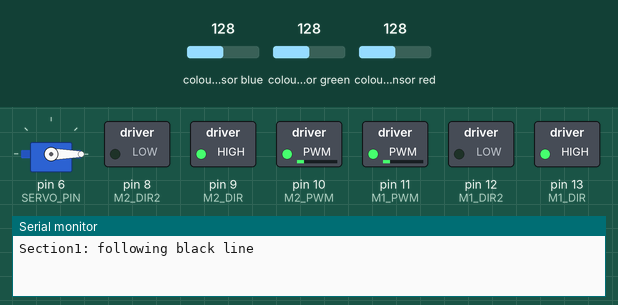
Bench run of a sketch on a simulated Arduino Uno, built with avr-gcc and run on an emulated ATmega328P. Shown: servo, switched loads named in the sketch (green lamp = pin HIGH), the last lines printed to the serial monitor. Wiring (inferred from the names in the program): TCS3200 colour sensor: output A1; S2 pin 4; S3 pin 7; S0 pin 2; S1 pin 3. The test bench sets the inputs (shaded band); at power-on: colour sensor blue 128, colour sensor red 128, colour sensor green 128. Pins used as bus, display or sensor lines are not drawn.

Above: at 0.86 s.
0.9 s: colour sensor blue set to 123
At 2.1 s:
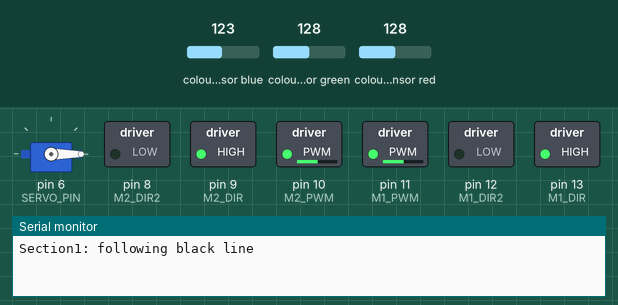
2.4 s: colour sensor red set to 5
At 4.3 s:
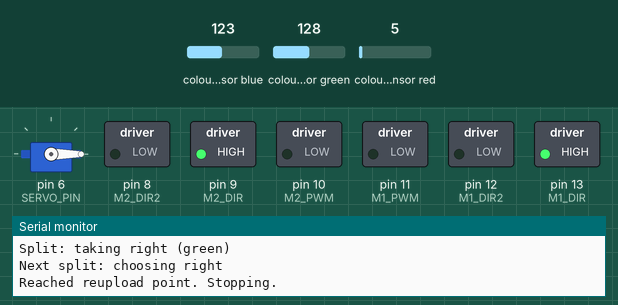
Timing chart, 0 to 5.8 s (numbered marks = the images above; inputs shaded):
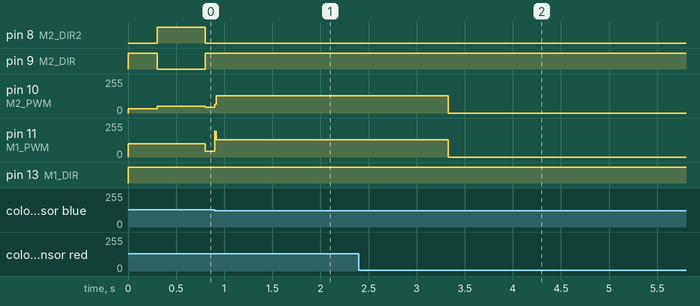

Measured:
- the behaviour switches between 128 and 127 on colour sensor blue (found by bisection; images 0 and 1)
- after the input at 0.9 s, pin 10 (M2_PWM), pin 11 (M1_PWM): 43/255 → 130/255 at once
- after the input at 2.4 s, pin 10 (M2_PWM), pin 11 (M1_PWM): 130/255 → 0/255 after 0.93 s

The sketch:

section1_reupload.ino
```cpp
// section1_reupload.ino
// Arduino sketch for Section 1 (after first reupload) - RTOS version
// Behavior: follow black line -> when it splits take right (green) -> PID follow green
// detect blue -> turn right 90, pick up box -> turn 180, place box on blue square -> turn 180
// when splits choose right path -> follow (turning) using PID -> stop at reupload point

#include <Arduino_FreeRTOS.h>
#include <semphr.h>
#include <Servo.h>

// Pin configuration (updated)
const int COLOR_OUT = A1;
const int S0_PIN = 2; const int S1_PIN = 3; const int S2_PIN = 4; const int S3_PIN = 7;

const int M1_PWM = 11; const int M1_DIR = 13; const int M1_DIR2 = 12;
const int M2_PWM = 10; const int M2_DIR = 9;  const int M2_DIR2 = 8;
const int SERVO_PIN = 6;

Servo gripper;

// PID params
float Kp = 0.9; float Ki = 0.0; float Kd = 0.12;
int baseSpeed = 130; int maxSpeed = 220;

// timing (tune per hardware)
const unsigned long TURN_90_MS = 400;
const unsigned long TURN_180_MS = 800;
const int APPROACH_MS = 600;

// Color calibration: Black R:140 G:150 B:129 | White R:14 G:15 B:12 | Green R:78 G:37 B:60 | Red R:20 G:90 B:67
int blackThreshold = 100; int whiteThreshold = 40;
int greenRedMaxB = 70; // Blue channel threshold to distinguish green/red from black

// PID state (volatile for RTOS)
volatile float lastError = 0;
volatile float integral = 0;
volatile unsigned long lastTime = 0;
volatile int lastDrift = 0; // -1 = drifted left, +1 = drifted right (for search)

// Shared sensor data (protected by mutex)
volatile float lineError = 0;
volatile bool blueDetected = false;
volatile bool greenDetected = false;
volatile bool redDetected = false;
volatile bool lineValid = true;

// Mission state
enum MissionState { FOLLOW_BLACK, TAKE_RIGHT, FOLLOW_GREEN, BLUE_PICKUP, WAIT_REUPLOAD };
volatile MissionState missionState = FOLLOW_BLACK;
volatile int splitCount = 0;

// FreeRTOS handles
SemaphoreHandle_t sensorMutex;
TaskHandle_t sensorTaskHandle;
TaskHandle_t pidTaskHandle;
TaskHandle_t missionTaskHandle;

void setMotors(int left, int right) {
  if (left >= 0) { digitalWrite(M1_DIR, HIGH); digitalWrite(M1_DIR2, LOW); analogWrite(M1_PWM, constrain(left,0,maxSpeed)); }
  else { digitalWrite(M1_DIR, LOW); digitalWrite(M1_DIR2, HIGH); analogWrite(M1_PWM, constrain(-left,0,maxSpeed)); }
  if (right >= 0) { digitalWrite(M2_DIR, HIGH); digitalWrite(M2_DIR2, LOW); analogWrite(M2_PWM, constrain(right,0,maxSpeed)); }
  else { digitalWrite(M2_DIR, LOW); digitalWrite(M2_DIR2, HIGH); analogWrite(M2_PWM, constrain(-right,0,maxSpeed)); }
}

int pidCompute(float error) {
  unsigned long now = millis(); float dt = (now - lastTime)/1000.0; if(lastTime==0) dt = 0.01; lastTime = now;
  if(error==1000){ integral=0; return 0; }
  float e = error; integral += e*dt; float derivative = (e-lastError)/max(dt,0.0001f); lastError = e;
  float out = Kp*e + Ki*integral + Kd*derivative; int steer = (int)constrain(out*60.0, -200, 200); return steer;
}

unsigned long readColorFreq(int s2, int s3) {
  digitalWrite(S2_PIN, s2);
  digitalWrite(S3_PIN, s3);
  vTaskDelay(pdMS_TO_TICKS(10));
  unsigned long duration = pulseIn(COLOR_OUT, LOW, 30000);
  if (duration == 0) return 30000;
  return duration;
}

bool detectBlue() {
  unsigned long r = readColorFreq(LOW, LOW);
  unsigned long g = readColorFreq(HIGH, HIGH);
  unsigned long b = readColorFreq(LOW, HIGH);
  // Blue: B is lowest (strongest), with R and G higher
  return (b < r && b < g && b < 50 && r > 60 && g > 50);
}

bool isOnBlack(unsigned long r, unsigned long g, unsigned long b) {
  return (r > blackThreshold && g > blackThreshold && b > blackThreshold);
}

bool isOnWhite(unsigned long r, unsigned long g, unsigned long b) {
  return (r < whiteThreshold && g < whiteThreshold && b < whiteThreshold);
}

bool detectGreen(unsigned long r, unsigned long g, unsigned long b) {
  // Green: G is low (strong green), R medium, B medium
  return (g < 50 && g < r && g < b && r > 60 && b < greenRedMaxB && b > 40);
}

bool detectRed(unsigned long r, unsigned long g, unsigned long b) {
  // Red: R is low (strong red), G high (weak), B medium
  return (r < 40 && g > 70 && b > 50 && b < 80);
}

void turnInPlace(int dir, unsigned long ms){ int t=150; if(dir>0) setMotors(t,-t); else setMotors(-t,t); vTaskDelay(pdMS_TO_TICKS(ms)); setMotors(0,0); }
void turnRight90(){ turnInPlace(+1, TURN_90_MS); }
void turn180(){ turnInPlace(+1, TURN_180_MS); }

void pickupBox(){ setMotors(baseSpeed/2, baseSpeed/2); vTaskDelay(pdMS_TO_TICKS(APPROACH_MS)); setMotors(0,0); gripper.write(11); vTaskDelay(pdMS_TO_TICKS(400)); } // close to 11 for pickup
void placeBox(){ gripper.write(0); vTaskDelay(pdMS_TO_TICKS(400)); } // open to 0

// ===== RTOS TASKS =====

// High-priority: read color sensor for line following at ~50Hz
void TaskSensorRead(void *pvParameters) {
  (void) pvParameters;
  TickType_t xLastWakeTime = xTaskGetTickCount();
  static float prevR = 0, prevG = 0, prevB = 0;

  for (;;) {
    unsigned long r = readColorFreq(LOW, LOW);   // Red
    unsigned long g = readColorFreq(HIGH, HIGH); // Green
    unsigned long b = readColorFreq(LOW, HIGH);  // Blue

    float err = 0;
    bool valid = true;
    bool green = false, red = false, blue = false;

    // Check for special colors first
    if (detectBlue()) { blue = true; }
    else if (detectGreen(r, g, b)) { green = true; }
    else if (detectRed(r, g, b)) { red = true; }
    else if (isOnBlack(r, g, b)) {
      // On black line - centered
      err = 0;
      valid = true;
    } else if (isOnWhite(r, g, b)) {
      // Lost line - use last drift direction
      err = lastDrift * 2.0;
      valid = false;
    } else {
      // Transitioning - calculate proportional error
      float avgNow = (r + g + b) / 3.0;
      float avgPrev = (prevR + prevG + prevB) / 3.0;
      if (avgNow > avgPrev) {
        // Moving toward white - we're drifting off
        err = (avgNow - blackThreshold) / 50.0;
        if (lastDrift != 0) err *= lastDrift;
      } else {
        // Moving toward black - good
        err = 0;
      }
      valid = true;
    }

    // Update drift direction based on motor commands later
    prevR = r; prevG = g; prevB = b;

    if (xSemaphoreTake(sensorMutex, portMAX_DELAY) == pdTRUE) {
      lineError = err;
      lineValid = valid;
      blueDetected = blue;
      greenDetected = green;
      redDetected = red;
      xSemaphoreGive(sensorMutex);
    }
    vTaskDelayUntil(&xLastWakeTime, pdMS_TO_TICKS(20)); // 50Hz
  }
}

// Medium-priority: PID motor control at ~100Hz
void TaskPIDControl(void *pvParameters) {
  (void) pvParameters;
  TickType_t xLastWakeTime = xTaskGetTickCount();
  static unsigned long lostTime = 0;

  for (;;) {
    float err;
    bool valid;
    MissionState state = missionState;
    if (xSemaphoreTake(sensorMutex, portMAX_DELAY) == pdTRUE) {
      err = lineError;
      valid = lineValid;
      xSemaphoreGive(sensorMutex);
    }
    if (state == FOLLOW_BLACK || state == TAKE_RIGHT || state == FOLLOW_GREEN) {
      if (!valid) {
        // Lost line - search behavior
        if (lostTime == 0) lostTime = millis();
        unsigned long lost = millis() - lostTime;
        int searchSpeed = 100;
        if (lost < 300) {
          // Continue in last drift direction
          if (lastDrift >= 0) setMotors(searchSpeed, searchSpeed/3);
          else setMotors(searchSpeed/3, searchSpeed);
        } else if (lost < 800) {
          // Wider search - turn in place
          if (lastDrift >= 0) setMotors(searchSpeed, -searchSpeed/2);
          else setMotors(-searchSpeed/2, searchSpeed);
        } else {
          // Very lost - slow forward
          setMotors(baseSpeed/3, baseSpeed/3);
        }
      } else {
        lostTime = 0;
        int steer = pidCompute(err);
        int left = baseSpeed - steer;
        int right = baseSpeed + steer;
        setMotors(left, right);
        // Update drift direction
        if (steer > 10) lastDrift = 1;  // Steering right = drifted right
        else if (steer < -10) lastDrift = -1;
      }
    }
    vTaskDelayUntil(&xLastWakeTime, pdMS_TO_TICKS(10)); // 100Hz
  }
}

// Color detection is now integrated into TaskSensorRead

// Mission state machine task
void TaskMission(void *pvParameters) {
  (void) pvParameters;
  bool localBlue, localGreen, localRed;

  missionState = FOLLOW_BLACK;
  Serial.println("Section1: following black line");

  for (;;) {
    if (missionState == WAIT_REUPLOAD) {
      setMotors(0,0);
      vTaskDelay(pdMS_TO_TICKS(1000));
      continue;
    }

    if (xSemaphoreTake(sensorMutex, portMAX_DELAY) == pdTRUE) {
      localBlue = blueDetected;
      localGreen = greenDetected;
      localRed = redDetected;
      xSemaphoreGive(sensorMutex);
    }

    if (missionState == FOLLOW_BLACK) {
      if (localBlue) {
        missionState = BLUE_PICKUP;
        setMotors(0,0);
        turnRight90(); pickupBox(); turn180();
        setMotors(baseSpeed/2, baseSpeed/2); vTaskDelay(pdMS_TO_TICKS(800)); setMotors(0,0);
        placeBox(); turn180();
        missionState = FOLLOW_BLACK;
      } else if (localGreen || localRed) {
        // Split detected - take right (green)
        Serial.println("Split: taking right (green)");
        splitCount++;
        missionState = TAKE_RIGHT;
        setMotors(0,0);
        turnInPlace(+1, 150);
        setMotors(baseSpeed/2, baseSpeed/2); vTaskDelay(pdMS_TO_TICKS(300)); setMotors(0,0);
        missionState = FOLLOW_GREEN;
      }
    } else if (missionState == FOLLOW_GREEN) {
      if (localBlue) {
        missionState = BLUE_PICKUP;
        setMotors(0,0);
        Serial.println("BLUE on green: pickup/drop");
        turnRight90(); pickupBox(); turn180();
        setMotors(baseSpeed/2, baseSpeed/2); vTaskDelay(pdMS_TO_TICKS(800)); setMotors(0,0);
        placeBox(); turn180();
        missionState = FOLLOW_GREEN;
      } else if (localGreen || localRed) {
        splitCount++;
        Serial.println("Next split: choosing right");
        setMotors(0,0);
        turnInPlace(+1, 150);
        setMotors(baseSpeed/2, baseSpeed/2); vTaskDelay(pdMS_TO_TICKS(300)); setMotors(0,0);
        // After second split, stop at reupload point
        if (splitCount >= 2) {
          Serial.println("Reached reupload point. Stopping.");
          missionState = WAIT_REUPLOAD;
        }
      }
    }
    vTaskDelay(pdMS_TO_TICKS(20));
  }
}

void setup(){
  // Color sensor pins
  pinMode(COLOR_OUT, INPUT);
  pinMode(S0_PIN, OUTPUT); pinMode(S1_PIN, OUTPUT); pinMode(S2_PIN, OUTPUT); pinMode(S3_PIN, OUTPUT);
  digitalWrite(S0_PIN, HIGH); digitalWrite(S1_PIN, LOW); // 20% frequency scaling

  // Motor pins
  pinMode(M1_PWM, OUTPUT); pinMode(M1_DIR, OUTPUT); pinMode(M1_DIR2, OUTPUT);
  pinMode(M2_PWM, OUTPUT); pinMode(M2_DIR, OUTPUT); pinMode(M2_DIR2, OUTPUT);

  // Servo
  gripper.attach(SERVO_PIN); gripper.write(0); // default open

  Serial.begin(115200); lastTime = millis();

  // Create mutex
  sensorMutex = xSemaphoreCreateMutex();

  // Create tasks with priorities (higher = more important)
  xTaskCreate(TaskSensorRead,  "Sensors", 192, NULL, 3, &sensorTaskHandle);
  xTaskCreate(TaskPIDControl,  "PID",     128, NULL, 2, &pidTaskHandle);
  xTaskCreate(TaskMission,     "Mission", 256, NULL, 1, &missionTaskHandle);

  // Start scheduler
  vTaskStartScheduler();
}

void loop(){
  // RTOS handles everything; loop should not run
  Serial.println("ERROR: RTOS scheduler not running");
  while(1) delay(1000);
}
```
